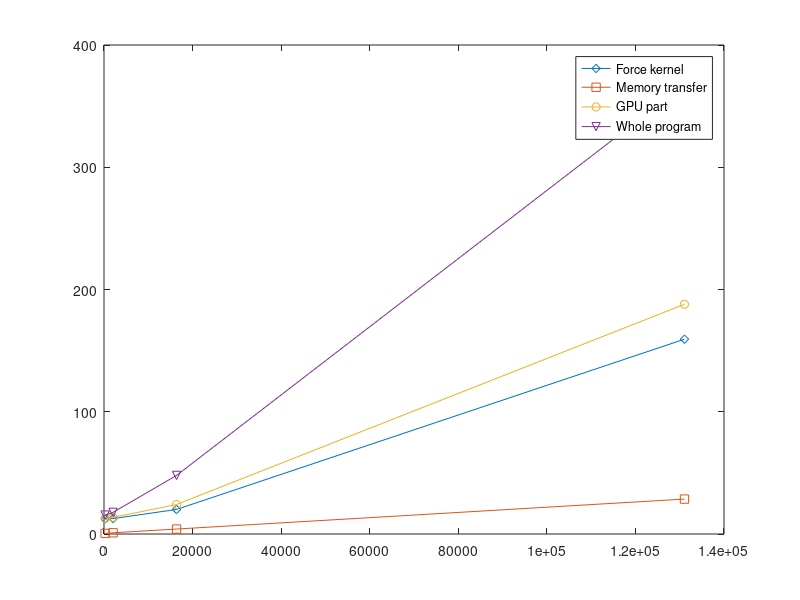

The MATLAB script that drew this image:
clear; close all; font_size=12;

nx=[4,8,16,32];
N=nx.^3*4;
t_force=[12.3355,12.5941,20.0845,159.348];
t_D2H=[0.28905,0.56733,2.31592,16.3199];
t_H2D=[0.19893,0.42692,1.74099,12.2404];
t_equilibration=[7.66749,8.27827,21.0492,164.19];
t_production=[7.82091,9.41774,26.8761,203.473];

figure
plot(N,t_force,'d-');
hold on;
plot(N,t_D2H+t_H2D,'s-');
plot(N,t_force+t_D2H+t_H2D,'o-');
plot(N,t_equilibration+t_production,'v-');
legend('Force kernel','Memory transfer','GPU part','Whole program');


